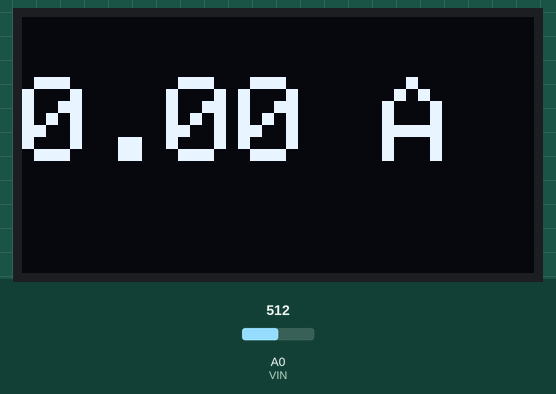
The sketch below on a simulated Arduino Uno, built with avr-gcc and run on an emulated ATmega328P. Shown: 128×64 one-colour display. The test bench sets the inputs (shaded band); at power-on: A0 (VIN) = 512. What the sketch prints to the serial monitor is not drawn.

Above: at 0.1 s.

The sketch:

integrated_sensors.ino
```cpp
#include <Wire.h>
#include <Adafruit_GFX.h>
#include <Adafruit_SSD1306.h>

#define SCREEN_WIDTH 128 // OLED display width, in pixels
#define SCREEN_HEIGHT 64 // OLED display height, in pixels

// Declaration for an SSD1306 display connected to I2C (SDA, SCL pins)
#define OLED_RESET     4 // Reset pin # (or -1 if sharing Arduino reset pin)
Adafruit_SSD1306 display(SCREEN_WIDTH, SCREEN_HEIGHT, &Wire, OLED_RESET);

#define VIN A0         // define the Arduino pin A0 as voltage input (V in)
const float VCC = 5.0; // supply voltage 5V or 3.3V. If using PCB, set to 5V only.
const int model = 0;   // enter the model (see below)

float cutOffLimit = 00.1; // reading cutt off current. 1.00 is 1 Amper

float sensitivity[] = {
  40.0, // for ACS758LCB-050B
  60.0, // for ACS758LCB-050U
  20.0, // for ACS758LCB-100B
  40.0, // for ACS758LCB-100U
  13.3, // for ACS758KCB-150B
  16.7, // for ACS758KCB-150U
  10.0, // for ACS758ECB-200B
  20.0, // for ACS758ECB-200U
};

/*
     quiescent Output voltage is factor for VCC that appears at output
     when the current is zero.
     for Bidirectional sensor it is 0.5 x VCC
     for Unidirectional sensor it is 0.12 x VCC
     for model ACS758LCB-050B, the B at the end represents Bidirectional (polarity doesn't matter)
     for model ACS758LCB-100U, the U at the end represents Unidirectional (polarity must match)
      Do not change.
*/
float quiescent_Output_voltage[] = {
  0.5,  // for ACS758LCB-050B
  0.12, // for ACS758LCB-050U
  0.5,  // for ACS758LCB-100B
  0.12, // for ACS758LCB-100U
  0.5,  // for ACS758KCB-150B
  0.12, // for ACS758KCB-150U
  0.5,  // for ACS758ECB-200B
  0.12, // for ACS758ECB-200U
};
const float FACTOR = sensitivity[model] / 1000;          // set sensitivity for selected model
const float QOV = quiescent_Output_voltage[model] * VCC; // set quiescent Output voltage for selected model
float voltage;                                           // internal variable for voltage
float cutOff = FACTOR / cutOffLimit;                     // convert current cut off to mV

void setup()
{
  Serial.begin(9600);
  display.begin(SSD1306_SWITCHCAPVCC, 0x3C);
}

void loop() {
  float measurements = 0;
  for (int i = 0; i < 20; i++) {
    measurements += (5.0 / 1023.0) * analogRead(VIN);
  }
  float voltage_raw = measurements / 20; // Read the voltage from sensor
  float current = voltage / FACTOR;
  Serial.print(current, 5);
  drawOnLED(current);
  delay(2000);
}

void drawOnLED(float current) {
  if (current < 0) {
    current = current * (-1);
  }
  display.clearDisplay();
  display.setCursor(0, 15);
  display.setTextSize(3);
  display.setTextColor(SSD1306_WHITE);
  display.print(current);
  display.print(F(" A"));
  display.display();
}
```
